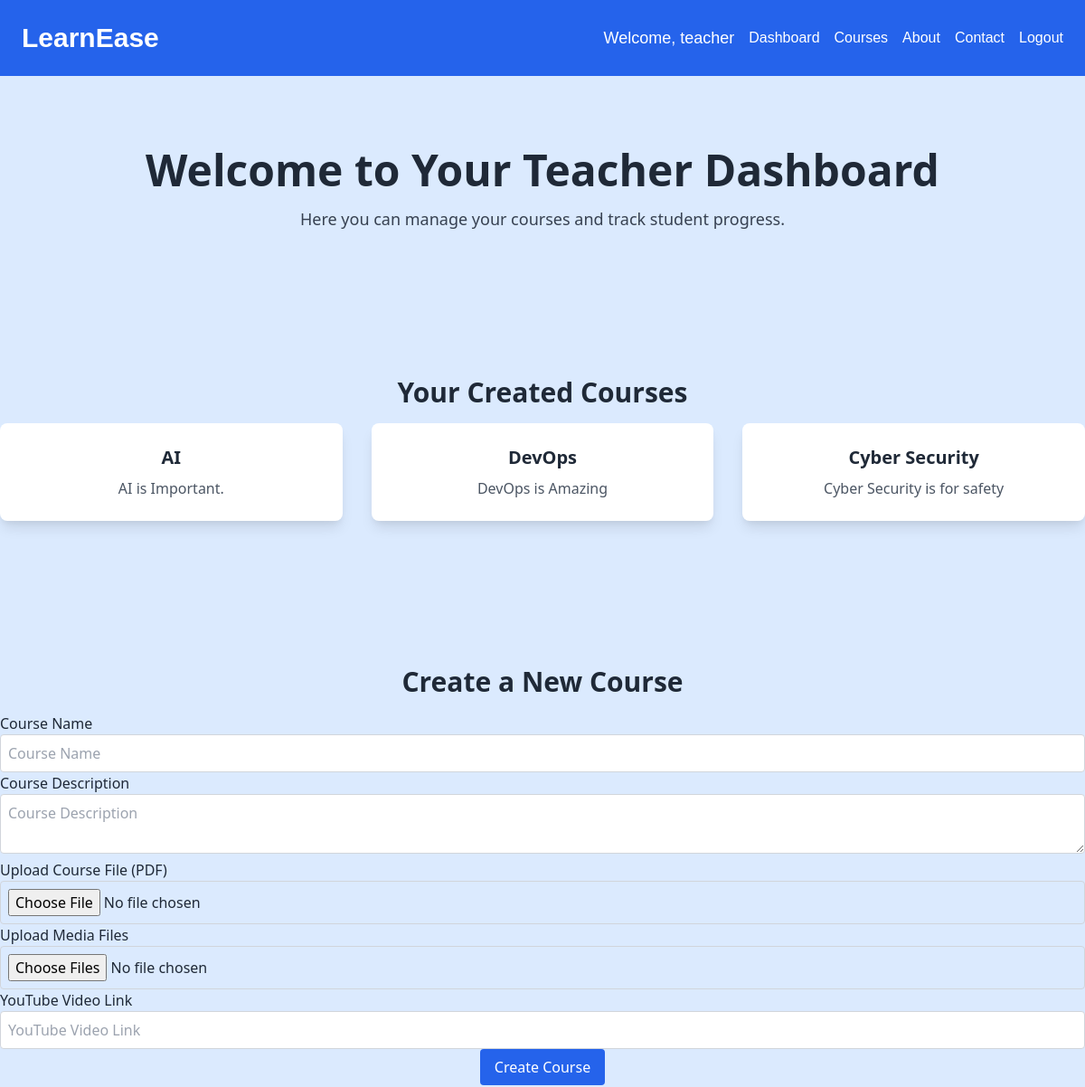
The app's page /teacher_dashboard/ (signed in, upper part), older data.
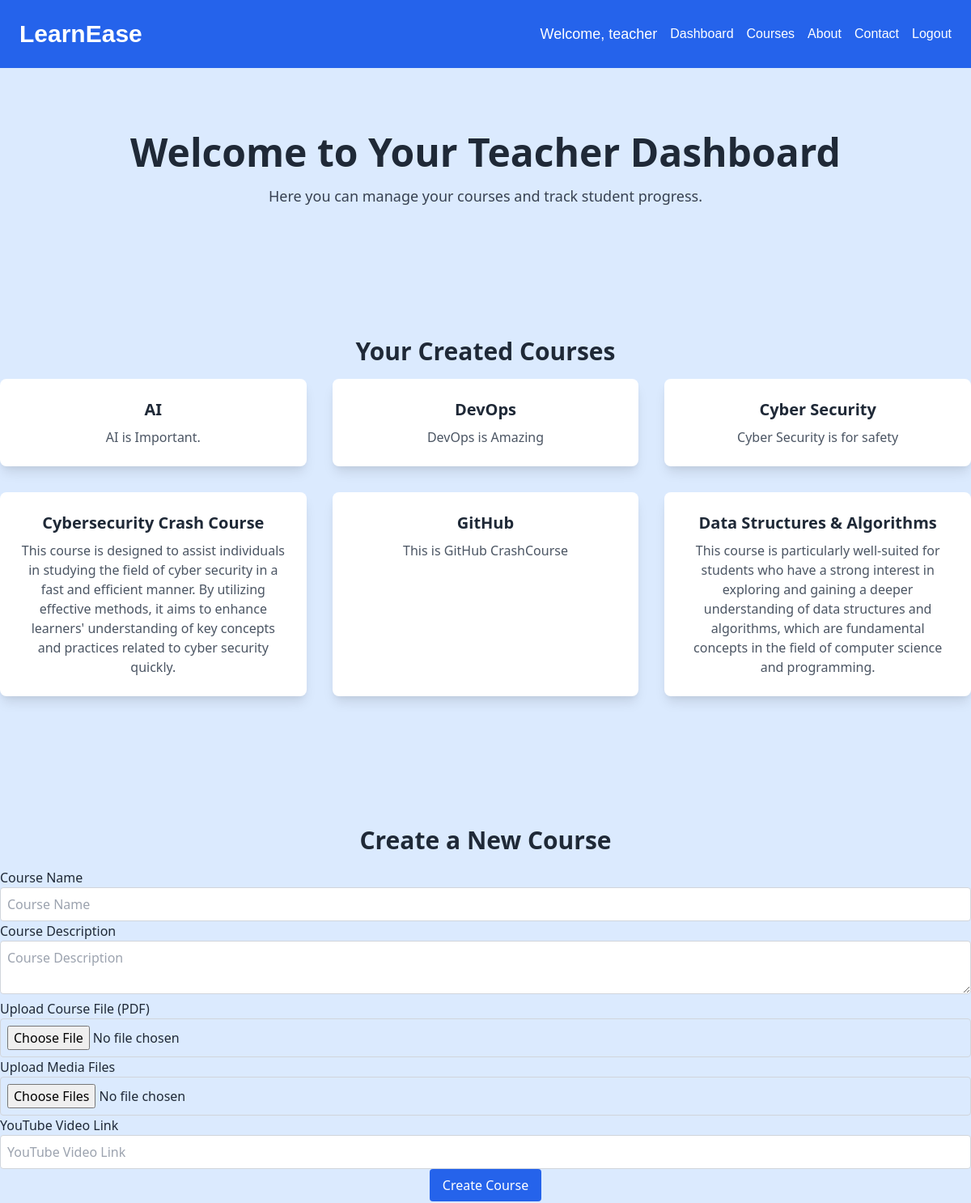
The same page, newer data.
### aiutorapp/models.py (models this page shows, shortened)
class Course(models.Model):
    name = models.CharField(max_length=255)
    description = models.TextField()
    creator = models.ForeignKey(CustomUser, on_delete=models.CASCADE)  # Link to the teacher who created the course
    created_at = models.DateTimeField(auto_now_add=True)  # Timestamp for when the course was created
    file = models.FileField(upload_to='course_files/', blank=True, null=True)  # Field for uploading course files
    media_files = models.FileField(upload_to='media_files/', blank=True, null=True)  # Field for uploading multiple media files
    youtube_link = models.URLField(blank=True, null=True)  # Field for storing YouTube video link

### aiutorapp/views.py (the view)
# urls.py: path('teacher_dashboard/', views.teacher_dashboard, name='teacher_dashboard'),
def teacher_dashboard(request):
    logger.info(f"Request method: {request.method}, Path: {request.path}")
    if request.user.is_authenticated and request.user.user_type == 'teacher':
        created_courses = Course.objects.filter(creator=request.user)  # Fetch courses created by the teacher
        return render(request, 'teacher_dashboard.html', {
            'created_courses': created_courses,
            'view_enrolled_students_url': 'view_enrolled_students'  # Add URL for viewing enrolled students
        })
    else:
        return redirect('indexpage')  # Redirect to index if not a teacher

### aiutorapp/templates/teacher_dashboard.html (shortened to what this page needs)
{% load static %}
<!DOCTYPE html>
<html lang="en">
<head>
    <link rel="stylesheet" href="{% static 'style.css' %}">
</head>
<body>
    <header>
        {% include 'header.html' %}
    </header>
    <main class="bg-gray-100 text-gray-800 font-sans flex flex-col min-h-screen">
        <section class="py-20 bg-blue-100">
            <div class="max-w-7xl mx-auto text-center space-y-4">
                <h2 class="text-4xl md:text-5xl font-extrabold">Welcome to Your Teacher Dashboard</h2>
                <p class="text-gray-700 text-lg">Here you can manage your courses and track student progress.</p>
            </div>
        </section>
        <section class="py-20 bg-blue-100">
            <div class="max-w-7xl mx-auto text-center space-y-4">
                <h2 class="text-3xl font-bold">Your Created Courses</h2>
                <div class="grid grid-cols-1 md:grid-cols-3 gap-8 mt-8">
                    {% for course in created_courses %}
                    <div class="bg-white p-6 rounded-lg shadow-lg hover:shadow-xl transition-shadow duration-300">
                        <h3 class="text-xl font-semibold">{{ course.name }}</h3>
                        <p class="mt-2 text-gray-600">{{ course.description }}</p>
                    </div>
                    {% empty %}
                    <p>You have not created any courses yet.</p>
                    {% endfor %}
                </div>
            </div>
        </section>
        <section class="py-20 bg-blue-100">
            <div class="max-w-7xl mx-auto text-center space-y-4">
                <h2 class="text-3xl font-bold">Create a New Course</h2>
                <form method="POST" action="{% url 'create_course' %}" enctype="multipart/form-data">
                    <label for="course_name" class="block text-left">Course Name</label>
                    <input type="text" name="course_name" placeholder="Course Name" required class="border border-gray-300 p-2 rounded w-full">
                    <label for="description" class="block text-left">Course Description</label>
                    <textarea name="description" placeholder="Course Description" required class="border border-gray-300 p-2 rounded w-full"></textarea>
                    <label for="file" class="block text-left">Upload Course File (PDF)</label>
                    <input type="file" name="file" accept=".pdf" class="border border-gray-300 p-2 rounded w-full">
                    <label for="media_files" class="block text-left">Upload Media Files</label>
                    <input type="file" name="media_files" multiple class="border border-gray-300 p-2 rounded w-full">
                    <label for="youtube_link" class="block text-left">YouTube Video Link</label>
                    <input type="text" name="youtube_link" placeholder="YouTube Video Link" class="border border-gray-300 p-2 rounded w-full">
                    <button type="submit" class="bg-blue-600 text-white px-4 py-2 rounded hover:bg-blue-700">Create Course</button>
                </form>
            </div>
        </section>
    </main>
</body>
</html>

Row changes from the older to the newer data that the page shows:
added Course: name "Cybersecurity Crash Course", description "This course is designed to assist individuals in studying the field of cyber security in a fast and efficient manner. By utilizing effective methods, it aims to enhance learners' understanding of key concepts and practices related to cyber security quickly."
added Course: name "GitHub", description "This is GitHub CrashCourse"
added Course: name "Data Structures & Algorithms", description "This course is particularly well-suited for students who have a strong interest in exploring and gaining a deeper understanding of data structures and algorithms, which are fundamental concepts in the field of computer science and programming."
